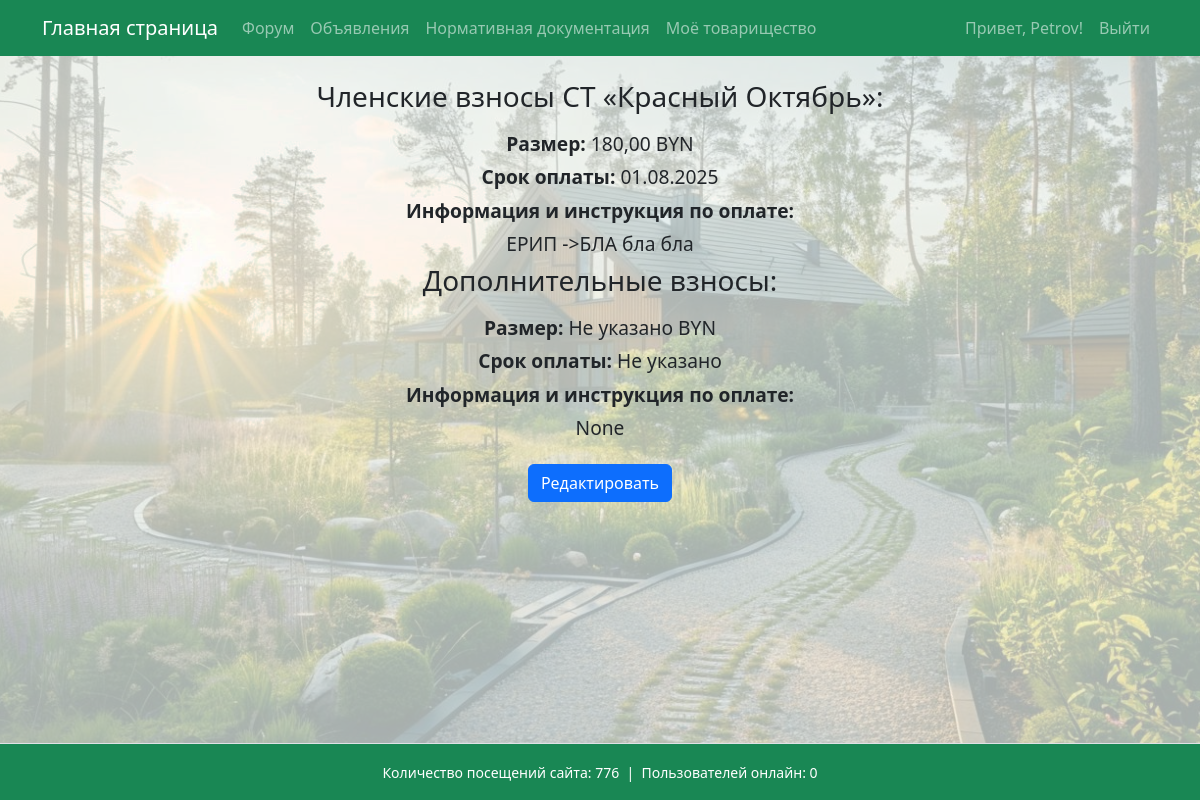
Screenshot of /my_community/payment/ (signed in) with the database file from the repository.
### garden/models.py (models this page shows, shortened)
class Community(models.Model):
    name = models.CharField(max_length=100)
    description = models.TextField(blank=True)
    legal_address = models.TextField("Юридический адрес", blank=True, null=True)
    postal_address = models.TextField("Почтовый адрес", blank=True, null=True)
    bank_details = models.TextField("Банковские реквизиты", blank=True, null=True)
    additional_info = models.TextField("Дополнительная информация", blank=True, null=True)

class PaymentInfo(models.Model):
    community = models.OneToOneField(Community, on_delete=models.CASCADE, related_name='payment_info')
    membership_fee_amount = models.DecimalField(
        max_digits=10, decimal_places=2, verbose_name="Размер членских взносов", null=True, blank=True)
    membership_fee_due_date = models.DateField(
        verbose_name="Срок оплаты членских взносов", null=True, blank=True)
    membership_fee_instruction = models.TextField(
        verbose_name="Информация и инструкция по оплате взносов", blank=True)
    additional_fee_amount = models.DecimalField(
        max_digits=10, decimal_places=2, verbose_name="Размер дополнительных взносов", null=True, blank=True)
    additional_fee_due_date = models.DateField(
        verbose_name="Срок оплаты дополнительных взносов", null=True, blank=True)
    additional_fee_instruction = models.TextField(
        verbose_name="Информация и инструкция по оплате взносов", blank=True)

### garden/views.py (the view)
# urls.py: path('my_community/payment/', views.payment_view, name='community_payment'),
@login_required
def payment_view(request):
    community = request.user.profile.community
    payment_info = getattr(community, 'payment_info', None)
    return render(request, 'payment.html', {
        'community': community,
        'payment_info': payment_info,
    })

### garden/context_processors.py (called while the page is built)
def total_visits_processor(request):
    counter, created = PageVisit.objects.get_or_create(page_name='main_page')
    return {
        'total_visits': counter.visits
    }

def online_users_processor(request):
    now = timezone.now()
    active_threshold = now - timedelta(seconds=40)  # считаем активными за последние 40 секунд
    online_count = Profile.objects.filter(last_seen__gte=active_threshold).count()
    return {'online_users': online_count}

### garden/templates/payment.html (shortened to what this page needs)
{% extends 'base.html' %}
{% block content %}
<div class="payment-info-container">
  {% if payment_info %}
    <div>
      <h3>Членские взносы СТ «{{ community.name }}»:</h3>
      <p><strong>Размер:</strong> {{ payment_info.membership_fee_amount|default:"Не указано" }} BYN</p>
      <p><strong>Срок оплаты:</strong> {{ payment_info.membership_fee_due_date|date:"d.m.Y"|default:"Не указано" }}</p>
      <p><strong>Информация и инструкция по оплате:</strong><br>{{ payment_info.membership_fee_instruction|linebreaks }}</p>
      <h3>Дополнительные взносы:</h3>
      <p><strong>Размер:</strong> {{ payment_info.additional_fee_amount|default:"Не указано" }} BYN</p>
      <p><strong>Срок оплаты:</strong> {{ payment_info.additional_fee_due_date|date:"d.m.Y"|default:"Не указано" }}</p>
      <p><strong>Информация и инструкция по оплате:</strong><br>{{ payment_info.additional_fee_instruction|linebreaks }}</p>
      {% if user.is_authenticated %}
        {% if user.profile.role == 'chairman' or user.profile.role == 'board_member' %}
          <a href="{% url 'payment_edit' %}" class="btn btn-primary mt-3">Редактировать</a>
        {% endif %}
      {% endif %}
    </div>
  {% endif %}
</div>
{% endblock %}

### templates/base.html (shortened to what this page needs)
<!DOCTYPE html>
<html lang="ru">
<head>
    <link rel="stylesheet" href="https://cdn.jsdelivr.net/npm/bootstrap@5.3.0/dist/css/bootstrap.min.css">
</head>
<body>
    <div class="page-container">
        <nav class="navbar navbar-expand-lg navbar-dark bg-success mb-4">
            <div class="container">
                <a class="navbar-brand" href="{% url 'main_page' %}">Главная страница</a>
                <div class="collapse navbar-collapse" id="navbarSupportedContent">
                    <ul class="navbar-nav me-auto mb-2 mb-lg-0">
                        <li class="nav-item"><a class="nav-link" href="{% url 'forum' %}">Форум</a></li>
                        <li class="nav-item"><a class="nav-link" href="{% url 'ads' %}">Объявления</a></li>
                        <li class="nav-item"><a class="nav-link" href="https://strb.by/" target="_blank" rel="noopener noreferrer">Нормативная документация</a></li>
                        <li class="nav-item"><a class="nav-link" href="{% url 'my_community' %}">Моё товарищество</a></li>
                    </ul>
                    <ul class="navbar-nav ms-auto mb-2 mb-lg-0">
                        {% if user.is_authenticated %}
                            <li class="nav-item">
                                <span class="nav-link">Привет, {{ user.username }}!</span>
                            </li>
                            <li class="nav-item">
                                <a class="nav-link" href="#" onclick="event.preventDefault(); document.getElementById('logout-form').submit();">
                                    Выйти
                                </a>
                            </li>
                        {% else %}
                            <li class="nav-item"><a class="nav-link" href="{% url 'login' %}">Войти</a></li>
                        {% endif %}
                    </ul>
                </div>
            </div>
        </nav>
        <main class="content-wrap container">
            {% block content %}
            {% endblock %}
        </main>
        <footer class="bg-success text-center py-3 mt-4 border-top text-white">
            <div class="container">
                <small>
                    Количество посещений сайта: {{ total_visits }}
                      &nbsp;|&nbsp;
                    Пользователей онлайн: {{ online_users }}
                </small>
            </div>
        </footer>
    </div>
</body>
</html>

### templates/base.html (style rules this page uses)
body, html { height: 100%; margin: 0; }
.page-container { min-height: 100vh; display: flex; flex-direction: column; min-height: 100vh; background-image: url('/static/images/background.jpg'); background-repeat: no-repeat; background-position: center center; background-size: cover; background-color: rgba(240, 248, 245, 0.7); background-blend-mode: lighten; }
.content-wrap { flex: 1; }

### garden/templates/payment.html (style rules this page uses)
.payment-info-container { text-align: center; font-size: 1.2rem; }
.payment-info-container h3 { margin-bottom: 1rem; }
.payment-info-container p { margin: 0.3rem 0; }
.payment-info-container a.btn { margin-top: 1rem; }

### rows the page displays
Community: name "Красный Октябрь"
PaymentInfo: membership_fee_amount "180,00", membership_fee_due_date "01.08.2025", membership_fee_instruction "ЕРИП ->БЛА бла бла", additional_fee_amount "Не указано", additional_fee_due_date "Не указано", additional_fee_instruction "None"

### other values shown
{{ user.username }} "Petrov"
{{ total_visits }} "776"
{{ online_users }} "0"
